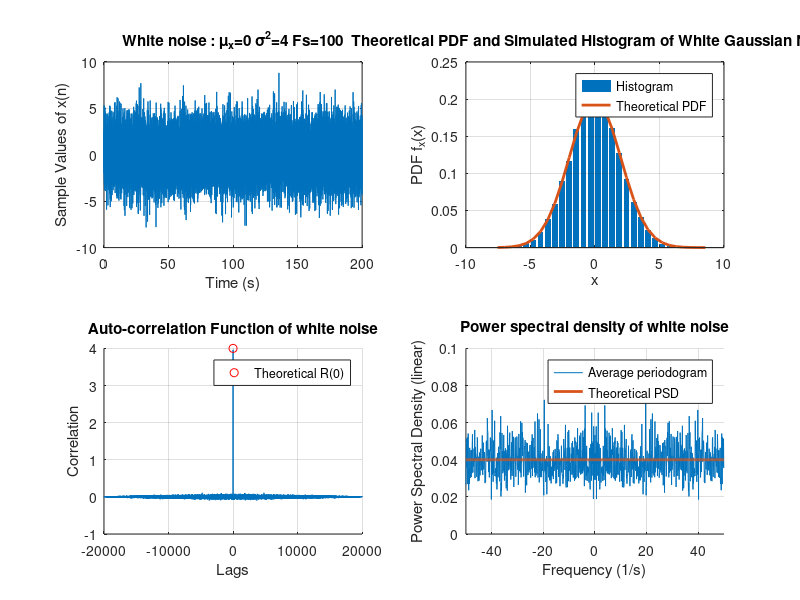
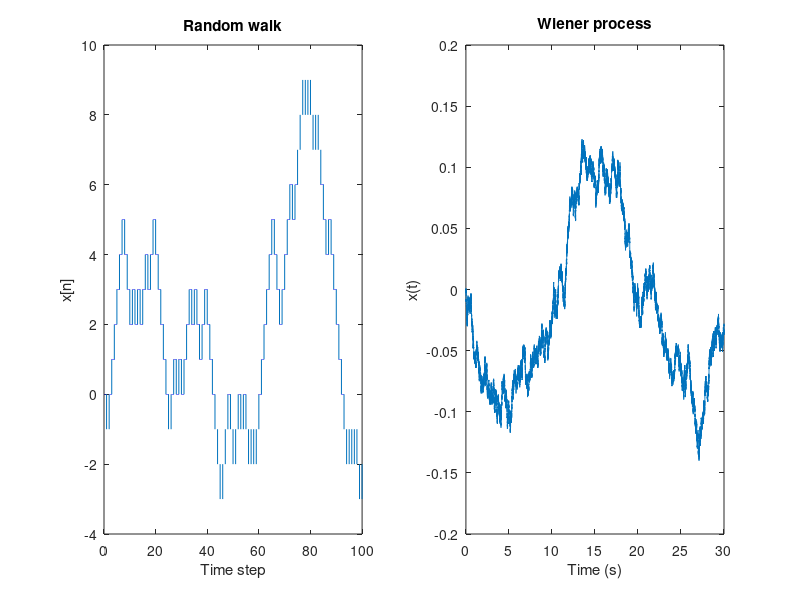
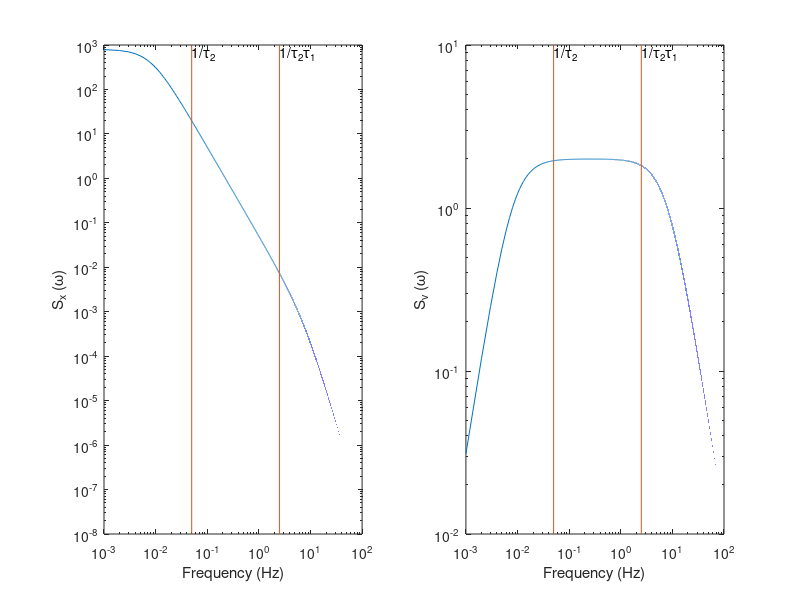

Recreate these plots in MATLAB, in order. (Note: this script raises an error after producing the figures.)
%% Figures for appendix on random walks


%% Figure 1 - simulating simple white noise
% https://www.gaussianwaves.com/2013/11/simulation-and-analysis-of-white-noise-in-matlab/

clear all; clc; close all;
Fs = 100;
Ts = 1/Fs;
L = 20000;   % Sample length for the random signal
t = (0:L-1)*Ts;
mu = 0;       % Mean of the random signal  
sigma = 2;    % Standard deviation of the random signal
X = sigma*randn(L,1);

figure();
subplot(2,2,1)
plot(t,X);
title(['White noise : \mu_x=',num2str(mu),' \sigma^2=',num2str(sigma^2), ' Fs=', num2str(Fs)])
xlabel('Time (s)')
ylabel('Sample Values of x(n)')
grid on;


subplot(2,2,2)
n=30; %number of Histrogram bins
[f,x]=hist(X,n);
bar(x,f/trapz(x,f),'EdgeColor','none'); hold on;
%Theoretical PDF of Gaussian Random Variable
g=(1/(sqrt(2*pi)*sigma))*exp(-((x-mu).^2)/(2*sigma^2));
plot(x,g,'linewidth',2); grid on;
title('Theoretical PDF and Simulated Histogram of White Gaussian Noise');
legend('Histogram','Theoretical PDF');
xlabel('x');
ylabel('PDF f_x(x)');


subplot(2,2,3,'nextplot','add')
Rxx=1/L*conv(flipud(X),X);
lags=(-L+1):1:(L-1);

%Alternative method
%[Rxx,lags] =xcorr(X,'biased'); 
%The argument 'biased' is used for proper scaling by 1/L
%Normalize auto-correlation with sample length for proper scaling

plot(lags,Rxx); 
h = plot(0,sigma.^2,'ro');
legend(h,{'Theoretical R(0)'});
title('Auto-correlation Function of white noise');
xlabel('Lags')
ylabel('Correlation')
grid on;


subplot(2,2,4,'nextplot','add')
%Verifying the constant PSD of White Gaussian Noise Process
%with arbitrary mean and standard deviation sigma

N = 1024; 
% split the signal into windows to average power across each of them
z = reshape(X(1:(N*floor(length(X)/N))),N,floor(length(X)/N))';

%By default, FFT is done across each column - Normal command fft(z)
%Finding the FFT across each row
Z = 1/sqrt(N*Fs)*fft(z,[],2); %Scaling by sqrt(N) to get psd
Pzavg = mean(Z.*conj(Z),1);%Computing the mean power from fft
Pzavg=fftshift(Pzavg); %Shift zero-frequency component to center of spectrum
freq=(-N/2:N/2-1)/N*Fs;

% pwelch(X,[],[],N,[],'centered') would give a similar answer

h1 = plot(freq,(Pzavg));
h2 = plot(freq,sigma.^2/Fs*ones(size(freq)),'linewidth',2);
legend([h1 h2],{'Average periodogram', 'Theoretical PSD' })
% plot(normFreq,10*log10(Pzavg),'r');
axis([-0.5*Fs 0.5*Fs 0 10/Fs]); grid on;
ylabel('Power Spectral Density (linear)');
xlabel('Frequency (1/s)');
title('Power spectral density of white noise');

%% Figure 2 - Wiener process

r = round(rand(100,1))*2-1;
clear x
x(1000*(1:100)) = r;
x = cumsum(x);

figure('color','w')
subplot(1,2,1);
plot((1:length(x))/1000,x);
xlabel('Time step')
ylabel('x[n]')
title('Random walk')

x = round(rand(30*1000,1))*2-1;
x = cumsum(x/1000);

subplot(1,2,2);
plot((1:length(x))/1000,x);
xlabel('Time (s)')
ylabel('x(t)')
title('Wiener process')

%% Figure 3 - Spectrum
close all
f = 0:0.001:100;
w = 2*pi*f;
t1 = 0.02;
t2 = 20;
D = 1;

x = 2*D ./ (1/t2^2 + w.^2 +t1^2*w.^4);
v = w.^2*2*D ./ (1/t2^2 + w.^2 +t1^2*w.^4);

figure('color','w')
subplot(1,2,1)
loglog(f,x)
hold

yl = get(gca,'ylim');
line([1 1]*1/(t1*t2), yl)
line([1 1]*1/(t2), yl)
xlabel('Frequency (Hz)')
ylabel('S_x (\omega)')
text(1/(t1*t2), yl(2), '1/\tau_2\tau_1','VerticalAlignment','top')
text((1/t2), yl(2), '1/\tau_2','VerticalAlignment','top')

subplot(1,2,2)
loglog(f,v)
hold

yl = get(gca,'ylim');
line([1 1]*1/(t1*t2), yl)
line([1 1]*1/(t2), yl)
xlabel('Frequency (Hz)')
ylabel('S_v (\omega)')

text(1/(t1*t2), yl(2), '1/\tau_2\tau_1','VerticalAlignment','top')
text((1/t2), yl(2), '1/\tau_2','VerticalAlignment','top')

%% 0 - Simulations of simple random walks (Wiener process)
clear all, close all
Reps = 5000;

Ts = 1/100;    % sampling rate
D = 40;         % diffusion constant in arcmin^2/s
VarV = 2*D/Ts;
SigmaV = sqrt(VarV);
SigmaVdeg = SigmaV/60;

t = (0:Ts:2)';

v = SigmaV * randn(height(t),Reps);
x = cumsum(v*Ts);
% Note this is is equivalent to x = filter(Ts,[1 -1], v);



VarX = std(x,[],2).^2;
vmeasured = diff(x)./diff(t);


figure('color','w')
subplot(2,2,1);
plot(t,x(:,1:min(20,size(x,2))));
xlabel('Time (s)')
ylabel('Position (arcmin)')
title(sprintf('Brownian motion (Fs = %0.1f Hz)',1/Ts))


subplot(2,2,2);
plot(t,VarX,'o');
hold
% plot(t,VarXmeasured,'o');
plot(t,2*D*t,'r','linewidth',2)
set(gca,'xlim',[0 max(t)/2])
xlabel('Time (s)')
ylabel('MSD (arcmin^2)')
title(sprintf('Mean square displacements (D = %0.1f minarc^2)',D))

subplot(2,2,3);
binwidth = 4/60;
vBins = -10:binwidth:10;
vBinsC = (vBins(1:end-1)+vBins(2:end))/2;
bar(vBinsC, histcounts(v(:)/60,vBins)/length(v(:)),'EdgeColor','none');
hold
% bar(vBinsC, histcounts(vmeasured(:),vBins)/length(vmeasured(:)));
plot(vBinsC,sqrt(1/(2*pi*SigmaVdeg^2))*exp(-vBinsC.^2/(2*SigmaVdeg^2))*binwidth,'r','linewidth',2)
title('Velocity distribution')
xlabel('Velocity (deg/s)')
ylabel('Probability')

N = 128;
X = vmeasured(:);
z = reshape(X(1:(N*floor(length(X)/N))),N,floor(length(X)/N))';

%By default, FFT is done across each column - Normal command fft(z)
%Finding the FFT across each row
Z = 1/sqrt(N/Ts)*fft(z,[],2); %Scaling by sqrt(N) to get psd
Pzavg = mean(Z.*conj(Z),1);%Computing the mean power from fft
Pzavg=fftshift(Pzavg); %Shift zero-frequency component to center of spectrum
freq=(-N/2:N/2-1)/N*1/Ts;

subplot(2,2,4)
bar(freq, Pzavg,'EdgeColor','none');
hold
plot(freq,2*D*ones(size(freq)),'r','linewidth',2)

 set(gca,'ylim',[0 2*60])
title('Velocity power spectrum')
xlabel('Frequency (Hz)')
ylabel('Velocity PSD (arcmin^2/s/Hz)')
legend({'Simulation' 'Theoretical'},'box','off')


 % 1 - Simulations of simple random walks with relaxation time cosntant

%%
% clear all, close all

figure
tiledlayout(4,2,'padding', "tight", "TileSpacing", "tight");

Reps = 5000;
dur =2; % duration of each rep
Fs = 1000;
D = 40;         % diffusion constant arcmin^2/s

tau1 = 0.0005; % Zuber
tau2 = 20; % not sure
[x, t] = GenerateRandomWalk1D(Fs, dur, D, tau1, tau2, Reps);
PlotRW(t, x, D, tau1, tau2,Fs)


tau1 = 0.05; % Zuber
tau2 = 20; % not sure
[x, t] = GenerateRandomWalk1D(Fs, dur, D, tau1, tau2, Reps);
PlotRW(t, x, D, tau1, tau2,Fs)


tau1 = 0.5; % Zuber
tau2 = 20; % not sure
[x, t] = GenerateRandomWalk1D(Fs, dur, D, tau1, tau2, Reps);
PlotRW(t, x, D, tau1, tau2,Fs)


tau1 = 0.05; % Zuber
tau2 = 0.5; % not sure
[x, t] = GenerateRandomWalk1D(Fs, dur, D, tau1, tau2, Reps);
PlotRW(t, x, D, tau1, tau2,Fs)

legend({'Simulation','2Dt','Short timescale aprox','Long timescale steady state'})

function PlotRW(t, x, D, tau1, tau2,Fs)


VarX = std(x,[],2).^2;


VarXmeasured = std(x,[],2).^2;
vmeasured = diff(x)./diff(t);
Ts = 1/Fs;
SigmaV = sqrt(2*D/Ts);


SteadyStateVarx = D*tau2;


nexttile
plot(t,x(:,1:min(20,size(x,2))));
xlabel('Time (s)')
ylabel('Position (arcmin)')
title(sprintf('Brownian motion (Fs = %0.1f Hz, {\\tau_1} = %0.0fms, {\\tau_2} = %0.1f s)',1/Ts,tau1*1000, tau2))


nexttile
plot(t,VarX,'o');
hold
% plot(t,VarXmeasured,'o');
plot(t,2*D*t,'r--','linewidth',1)
plot(t,...
    2*D * (t + tau1*( exp(-t/tau1) - 1 ) ),...
    'r','linewidth',2)
if ( SteadyStateVarx< D*3)
    plot(t,SteadyStateVarx*ones(size(t)),'g','linewidth',2)
end

set(gca,'xlim',[0 max(t)/2])
xlabel('Time (s)')
ylabel('MSD (ardmin^2)')
title(sprintf('Mean square displacements (D=%0.1f minarc^2)',D))

return
nexttile
vBins = -150:150;
vBinsC = (vBins(1:end-1)+vBins(2:end))/2;
bar(vBinsC, histcounts(vmeasured(:),vBins)/length(vmeasured(:)),'EdgeColor','none')
hold
% bar(vBinsC, histcounts(vmeasured(:),vBins)/length(vmeasured(:)));
plot(vBinsC, ...
    sqrt(1/(2*pi*SigmaV^2))*exp(-vBinsC.^2/(2*SigmaV^2)) ...
    , 'r--','linewidth',1)
SigmaVt = sqrt(D/tau1); % only works if tau >> Ts;
plot(vBinsC,sqrt(1/(2*pi*SigmaVt^2))*exp(-vBinsC.^2/(2*SigmaVt^2)),'r','linewidth',2)
title('Velocity distribution ~N(0, 2DF_s)')
xlabel('Velocity (deg/s)')
ylabel('Probability')


N = 1024;
X = vmeasured(:);
z = reshape(X(1:(N*floor(length(X)/N))),N,floor(length(X)/N))';

%By default, FFT is done across each column - Normal command fft(z)
%Finding the FFT across each row
Z = 1/sqrt(N/Ts)*fft(z,[],2); %Scaling by sqrt(N) to get psd
Pzavg = mean(Z.*conj(Z),1);%Computing the mean power from fft
Pzavg=fftshift(Pzavg); %Shift zero-frequency component to center of spectrum
freq=(-N/2:N/2-1)/N*1/Ts;

nexttile
bar(freq, Pzavg,'EdgeColor','none')
hold
w = 2*pi*freq;
plot(freq, 2*D./(tau1^2*w.^2+1),'r','linewidth',2)
plot(freq, 2*D*ones(size(freq)),'r--','linewidth',1)
set(gca,'ylim',[0 2])
title('Velocity power spectrum {= 2D / (\tau^2w^2+1)}')
xlabel('Frequency (Hz)')
ylabel('Velocity PSD (deg^2/s/Hz)')

legend({'Simulation' 'Theoretical' 'Theoretical for no {\tau}'},'box','off')

end

function [x, t] = GenerateRandomWalk1D(Fs, t, D, tau1, tau2, Reps)

if ( nargin == 0 )
    t = 2;          % duration
    Fs = 100;       % sampling rate
    tau1 = 0.046;   % plant time constant - Zuber:46ms
    tau2 = 20;      % integrator time constant - 20s
    D = 40;         % diffusion constant arcmin^2/s
end

if (~exist('Reps','var'))
    Reps = 1; % repeatitions
end


Ts = 1/Fs;

VarV = 2*D/Ts;
SigmaV = sqrt(VarV);

t = (0:Ts:t)';
v = SigmaV*randn(height(t),Reps);

b = Ts^2;
a = [(tau1 + Ts + Ts^2/tau2) -(2*tau1+Ts) +tau1];
x = filter(b,a,v);

end

